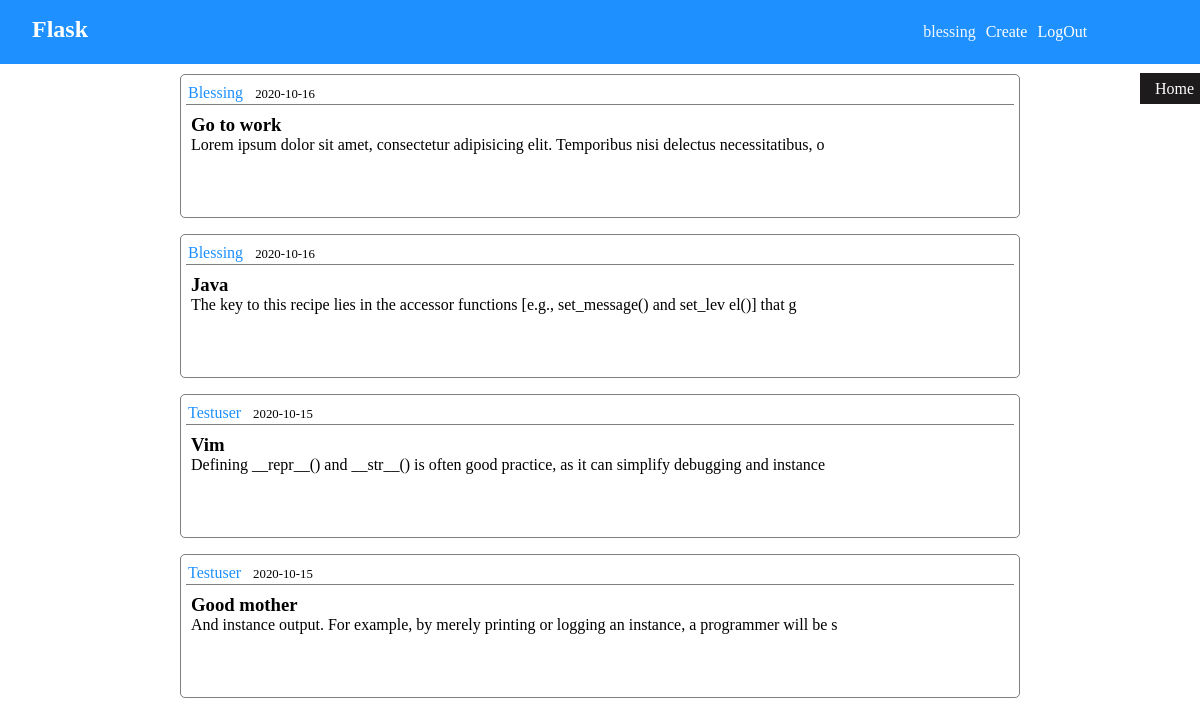
/home (signed in), run on the app's committed database.
### flask1/models.py (models this page shows, shortened)
class User(db.Model, UserMixin):
    id = db.Column(db.Integer, primary_key = True)
    username = db.Column(db.String(30), unique = True, nullable = False)
    email = db.Column(db.String(30), unique = True, nullable = False)
    password = db.Column(db.String(30), nullable = False )
    post = db.relationship('Post', backref = 'writer', lazy = True)
    def __str__(self):
        return f'{self.username}'

class Post(db.Model):
    id = db.Column(db.Integer, primary_key = True)
    title = db.Column(db.String(40), nullable = False )
    content = db.Column(db.Text, nullable = False )
    date_posted = db.Column(db.DateTime, nullable = False, default = datetime.utcnow)
    user_id = db.Column(db.Integer, db.ForeignKey('user.id'), nullable = False )

### flask1/blog.py (the view)
@blog.route('/home', methods = ['GET'])
def home_page():
    posts = Post.query.order_by(models.Post.date_posted.desc()).all()
    return render_template('post/article.html', posts = posts)

### flask1/auth.py (called while the page is built)
@current_app.before_request
def before_request():
    user_id = session.get('user_id')
    if not user_id:
        g.user = None
    else:
        g.user = User.query.get(user_id)

@login_manager.user_loader
def load_user(user_id):
    return User.query.get(user_id)

### flask1/Templates/post/article.html (shortened to what this page needs)
{% extends 'base.html'%}  {% block style %}
<link rel="stylesheet" href="{{url_for('static', filename = 'article.css')}}"> {% endblock %} {% block content%}
<div class="contain">
    <div class="wrapper">
        {% for post in posts %}
        <div class="post">
            <div class="top">
                <a href="{{url_for('blog.author_post', author = post.writer)}}">
                    {{post.writer}}
                </a>
                <span> {{post.date_posted.strftime('%Y-%m-%d')}}</span>
            </div>
            <a href="{{url_for('blog.detail_page',id =  post.id )}}">
                <div class="bottom">
                    <h3>{{post.title}}</h3>
                    <p>{{post.content[:100]}}</p>
                </div>
            </a>
        </div>
        {% endfor %}
    </div>
</div>
{% endblock %}

### flask1/Templates/base.html (shortened to what this page needs)
<!DOCTYPE html>
<html lang="en">
<head>
    <link rel="stylesheet" href="{{url_for('static', filename = 'style.css')}}"> {% block style %}{% endblock %}
</head>
<body>
    <div class="container">
        <header>
            <div class="head-wrapper">
                <h1>Flask</h1>
            </div>
            <nav class="nav-bar">
                <ul>
                    {% if g.user %}
                    <li style="color:aliceblue;">{{g.user['username']}}</li>
                    <li>
                        <a href="{{url_for('blog.create_page')}}">Create</a></li>
                    <li><a href="{{url_for('auth.logout')}}">LogOut</a></li>
                    {% else %}
                    <li><a href="{{url_for('auth.register')}}"> Register</a></li>
                    <li><a href="{{url_for('auth.login')}}">Login</a></li>
                </ul>
                {% endif %}
            </nav>
        </header>
        <div class="tag">
            <a href="{{url_for('blog.home_page')}}">
                    Home
                </a>
        </div>
         {% block content %} {% endblock %}
    </div>
</body>
</html>

### flask1/static/style.css (style rules this page uses)
* { margin: 0; padding: 0; box-sizing: border-box; }
.container { width: 100vw; height: auto; }
header { padding: 1rem; height: 8vh; width: 100%; background-color: #1e90ff; }
.head-wrapper { display: inline-block; width: 10%; margin-left: 1rem; }
.head-wrapper>h1 { font-size: 1.5rem; color: #fff; }
.nav-bar { display: inline-block; width: 80%; height: 100%; }
.nav-bar>ul { width: 100%; height: 100%; display: flex; justify-content: flex-end; }
.nav-bar ul li { list-style-type: none; margin-left: 10px; }
.nav-bar ul li a { color: #fff; text-decoration: none; font-weight: 300; }
.tag { display: inline-block; position: fixed; top: 10vh; left: 86.5vw; z-index: 10; }
.tag a { padding: 7px 15px; background-color: rgb(29, 27, 27); color: white; text-decoration: none; }
@media screen and (min-width: 900px) { .tag { left: 93vw; } }
@media screen and (min-width: 1200px) { .tag { left: 95vw; } }

### flask1/static/article.css (style rules this page uses)
.contain { width: 100%; display: flex; justify-content: center; }
.wrapper { width: 70%; }
.post { height: 9rem; border: 1px solid rgba(0, 0, 0, 0.5); border-radius: 5px; margin: 10px 0; margin-bottom: 1rem; padding: 5px; }
.top { border-bottom: 1px solid rgba(0, 0, 0, 0.5); margin: 4px 0; padding-bottom: 2px; }
.top a { text-transform: capitalize; text-decoration: none; color: #1e90ff; margin-left: 2px; }
.top span { font-size: 0.8rem; margin-left: 0.5rem; }
.post>a { color: black; text-decoration: none; }
.bottom { padding: 5px; }
.bottom h3::first-letter, .bottom p::first-letter { text-transform: capitalize; }

### data on the page
User: user.username "blessing"
Post: writer "Blessing", date_posted "2020-10-16", title "go to work", content "Lorem ipsum dolor sit amet, consectetur adipisicing elit. Temporibus nisi delectus necessitatibus, o"
Post: writer "Blessing", date_posted "2020-10-16", title "Java", content "The key to this recipe lies in the accessor functions [e.g., set_message() and set_lev el()] that g"
Post: writer "Testuser", date_posted "2020-10-15", title "vim", content "Defining __repr__() and __str__() is often good practice, as it can simplify debugging and instance"
Post: writer "Testuser", date_posted "2020-10-15", title "good mother", content "and instance output. For example, by merely printing or logging an instance, a programmer will be s"
